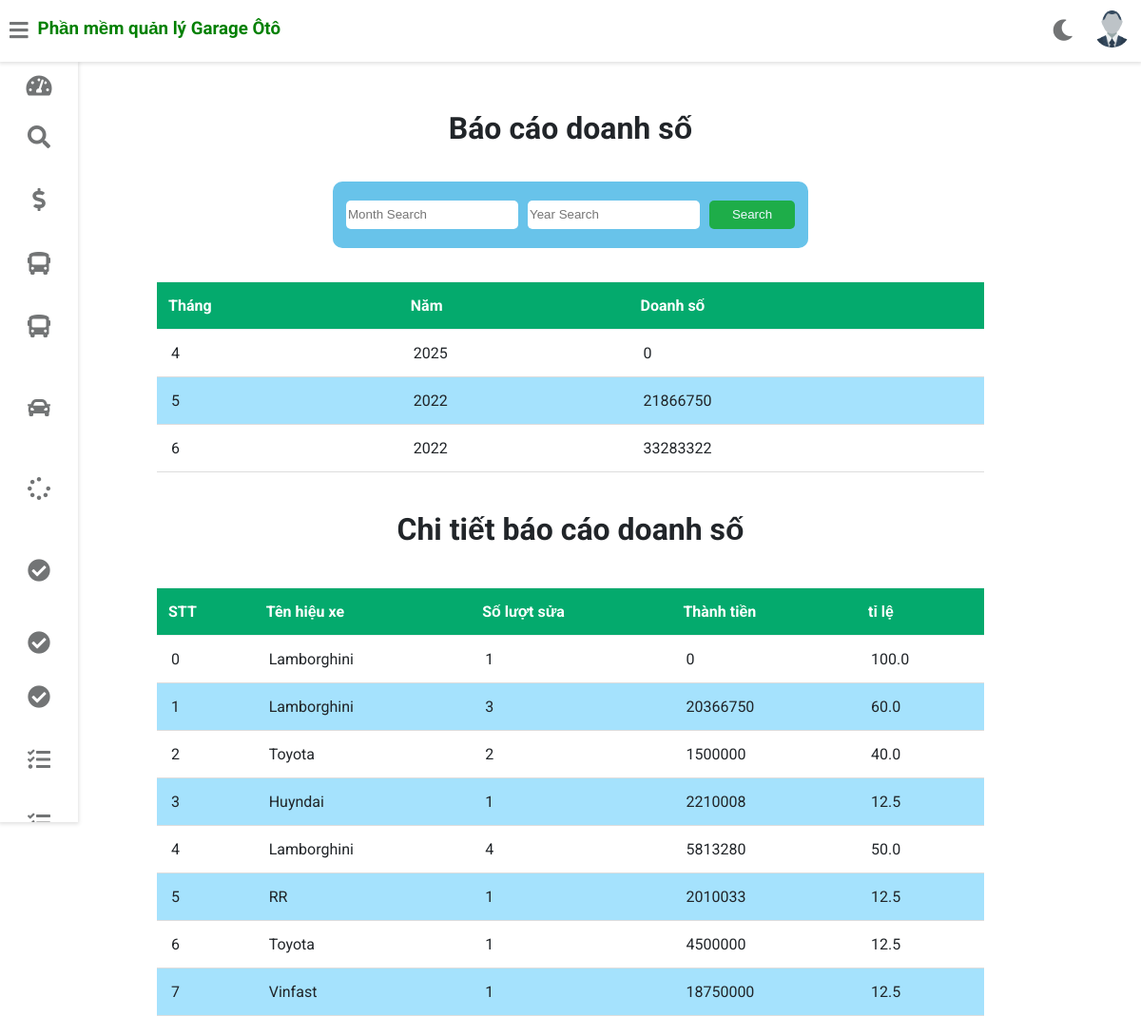
/tom/post_bsds, run on the app's committed database.
### gara/models.py (models this page shows)
class BaoCaoDoanhSo(models.Model):
    mabaocaodoanhso=models.AutoField(primary_key=True)
    thoidiem=models.DateField(auto_now_add=True)
    month = models.PositiveIntegerField(default=0)
    year = models.PositiveIntegerField(default=0)
    tongdoanhso=models.PositiveIntegerField(default=0)

class CT_BaoCaoDoanhSO(models.Model):
    mact_baocaodoanhso=models.AutoField(primary_key=True)
    STT = models.PositiveIntegerField(default=0)
    tenhieuxe = models.CharField(max_length=200,default="")
    luotsua = models.PositiveIntegerField(default=0)
    thanhtien = models.PositiveIntegerField(default=0)
    ti_le = models.FloatField(default=0)

### gara/views.py (the view)
# urls.py: path('<username>/post_bsds',views.search_bcds, name="post_bsds"),
def search_bcds(request, username):
    staff = Staff.objects.get(username=username)
    picture = '../' + staff.profile_pic.url
    if 'm'and'y' in request.GET:
        m = request.GET['m']
        y = request.GET['y']
        data = data_xe_hieuxe_psc()
        try:
            bcds = BaoCaoDoanhSo.objects.filter(month = m, year = y)
            search_ct_bcds = data.loc[(data['month']==int(m)) & (data['year']==int(y))]
        except:
            try:
                if y=='':
                    bcds = BaoCaoDoanhSo.objects.filter(month = m)
                    search_ct_bcds = data.loc[(data['month']==int(m))]
                if m=='':
                    bcds = BaoCaoDoanhSo.objects.filter(year = y)
                    search_ct_bcds = data.loc[(data['year']==int(y))]
            except:
                bcds = BaoCaoDoanhSo.objects.all()
                search_ct_bcds = data
        b = search_ct_bcds.index
        ct_bcds = CT_BaoCaoDoanhSO.objects.filter(STT__in = list(b))
    else:
        bcds = BaoCaoDoanhSo.objects.all()
        ct_bcds = CT_BaoCaoDoanhSO.objects.all()
    context={"bcds":bcds, "ct_bcds":ct_bcds, "customer": staff, "picture":picture}
    return render(request, 'gara/bao_cao_doanh_thu.html',context)

### templates/gara/bao_cao_doanh_thu.html (shortened to what this page needs)
{% extends 'gara/customerbase.html' %}
{% block content %}
<head>
</head>
<body>
    <br><br><br><br><br>
<h1 style="text-align:center;">Báo cáo doanh số</h1>
<div class="form_container" >
    <form action="../{{customer.username}}/post_bsds" class="form_search">
        <input class="form-control mr-sm-1" name="m" type="search" placeholder="Month Search" aria-label="Search">
        <input class="form-control mr-sm-1" name="y" type="search" placeholder="Year Search" aria-label="Search">
        <button type="submit" class="submit mr-sm-3">Search</button>
    </form>
</div>
<div class="card-content">
    <table>
        <thead>
            <tr>
                <th>Tháng</th>
                <th>Năm</th>
                <th>Doanh số</th>
            </tr>
        </thead>
        <tbody>
        {% for i in bcds %}
        <tr>
            <td> {{ i.month }}</td>
            <td> {{ i.year }}</td>
            <td> {{ i.tongdoanhso }}</td>
        </tr>
        {% endfor %}
        </tbody>
    </table>
</div>
<h1 style="text-align:center;">Chi tiết báo cáo doanh số</h1>
<div class="card-content">
    <table>
        <thead>
            <tr>
                <th>STT</th>
                <th>Tên hiệu xe</th>
                <th>Số lượt sửa</th>
                <th>Thành tiền</th>
                <th>tỉ lệ</th>
            </tr>
        </thead>
        <tbody>
            {% for i in ct_bcds %}
            <tr>
                <td> {{ i.STT}}</td>
                <td> {{ i.tenhieuxe }}</td>
                <td> {{ i.luotsua }}</td>
                <td> {{ i.thanhtien }}</td>
                <td> {{ i.ti_le }}</td>
            </tr>
            {% endfor %}
        </tbody>
    </table>
</div>
</body>
{% endblock content %}

### templates/gara/bao_cao_doanh_thu.html (style rules this page uses)
.form_container { max-width: 720px; height: 100px; padding: 15px; margin: auto; display: flex; justify-content: center; }
.form_search { width: 500px; background-color: rgb(104, 195, 234); border-radius: 10px; display: inline-flex; justify-content: center; align-items: center; }
.form-control { min-height: 30px; border-radius: 5px; border: none; }
.mr-sm-1 { margin-right: 10px; }
.submit { background-color: rgb(30, 173, 73); color: aliceblue; border: none; width: 90px; min-height: 30px; border-radius: 5px; }
.card-content { display: flex; justify-content: center; }
table { border-collapse: collapse; width: 75%; }
th { background-color: #04AA6D; color: white; }
th, td { padding: 8px; text-align: left; border-bottom: 1px solid #ddd; }
tr:nth-child(even) { background-color: #a5e2fd; }

### data on the page
BaoCaoDoanhSo: month "4", year "2025", tongdoanhso "0"
BaoCaoDoanhSo: month "5", year "2022", tongdoanhso "21866750"
BaoCaoDoanhSo: month "6", year "2022", tongdoanhso "33283322"
CT_BaoCaoDoanhSO: STT "0", tenhieuxe "Lamborghini", luotsua "1", thanhtien "0", ti_le "100.0"
CT_BaoCaoDoanhSO: STT "1", tenhieuxe "Lamborghini", luotsua "3", thanhtien "20366750", ti_le "60.0"
CT_BaoCaoDoanhSO: STT "2", tenhieuxe "Toyota", luotsua "2", thanhtien "1500000", ti_le "40.0"
CT_BaoCaoDoanhSO: STT "3", tenhieuxe "Huyndai", luotsua "1", thanhtien "2210008", ti_le "12.5"
CT_BaoCaoDoanhSO: STT "4", tenhieuxe "Lamborghini", luotsua "4", thanhtien "5813280", ti_le "50.0"
CT_BaoCaoDoanhSO: STT "5", tenhieuxe "RR", luotsua "1", thanhtien "2010033", ti_le "12.5"
CT_BaoCaoDoanhSO: STT "6", tenhieuxe "Toyota", luotsua "1", thanhtien "4500000", ti_le "12.5"
CT_BaoCaoDoanhSO: STT "7", tenhieuxe "Vinfast", luotsua "1", thanhtien "18750000", ti_le "12.5"
